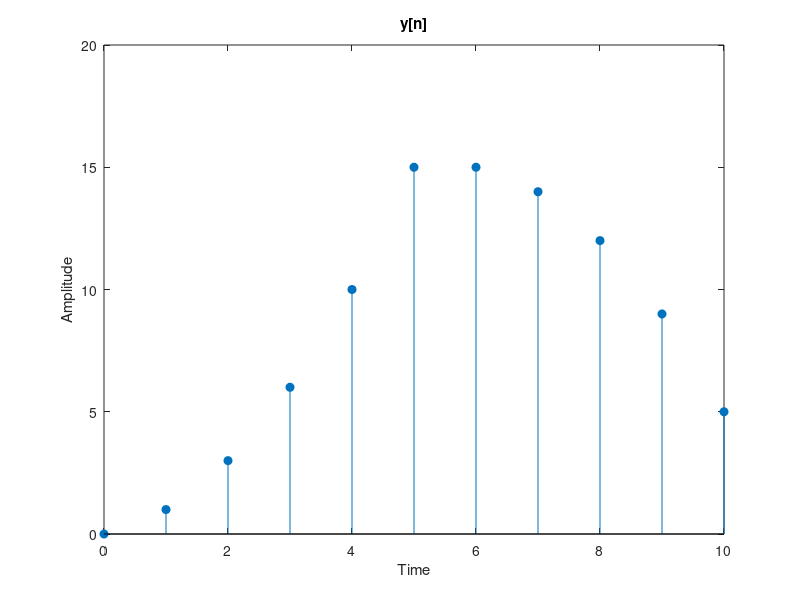

This chart was generated by the following MATLAB code:
x=[0:5];
u=[1 1 1 1 1 1];
y=conv(x,u);
n=[0:10];
figure(1)
stem(n,y,'filled')
xlabel('Time')
ylabel('Amplitude')
title('y[n]')